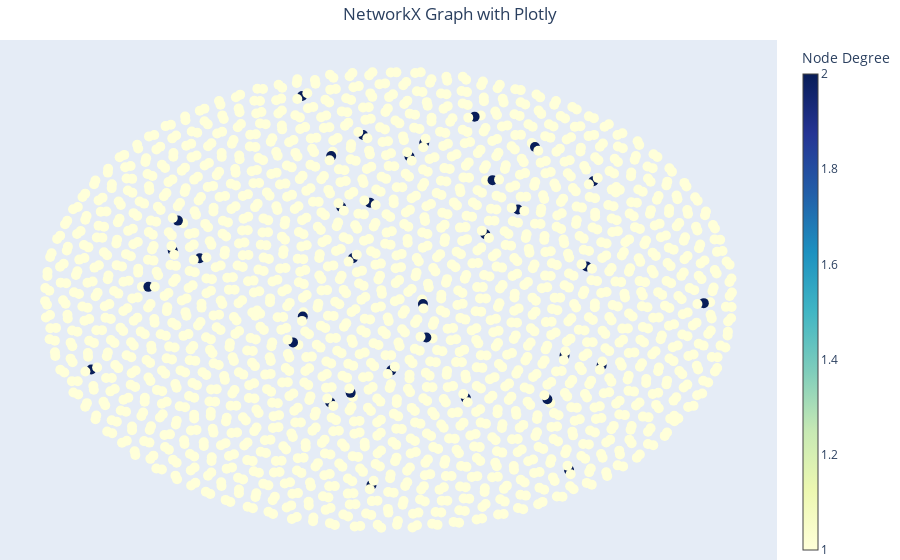

Notebook code for this chart:
### Code cell
import networkx as nx
import plotly.graph_objects as go

# Use a layout for node positions
pos = nx.spring_layout(G, seed=42)

# Extract edge coordinates
edge_x = []
edge_y = []
for edge in G.edges():
    x0, y0 = pos[edge[0]]
    x1, y1 = pos[edge[1]]
    edge_x += [x0, x1, None]  # None separates edges
    edge_y += [y0, y1, None]

edge_trace = go.Scatter(
    x=edge_x, y=edge_y,
    line=dict(width=3, color='gray'),
    hoverinfo='none',
    mode='lines'
)

# Extract node coordinates
node_x = []
node_y = []
for node in G.nodes():
    x, y = pos[node]
    node_x.append(x)
    node_y.append(y)


node_trace = go.Scatter(
    x=node_x, y=node_y,
    mode='markers',
    hoverinfo='text',
    marker=dict(
        showscale=True,
        colorscale='YlGnBu',
        size=10,
        color=[],
        colorbar=dict(
            thickness=15,
            title='Node Degree',
            xanchor='left',
            
        )
    )
)

# Color nodes by degree
node_adjacencies = []
node_text = []
for node, adjacencies in G.adjacency():
    node_adjacencies.append(len(adjacencies))
    node_text.append(f"Node {node} has {len(adjacencies)} connections")

node_trace.marker.color = node_adjacencies
node_trace.text = node_text

# Create figure
fig = go.Figure(data=[edge_trace, node_trace],
             layout=go.Layout(
                title='NetworkX Graph with Plotly',
                title_x=0.5,
                showlegend=False,
                hovermode='closest',
                margin=dict(b=0,l=0,r=0,t=40),
                xaxis=dict(showgrid=False, zeroline=False, showticklabels=False),
                yaxis=dict(showgrid=False, zeroline=False, showticklabels=False)
             )
)

fig.show()

### Figure 1 — Plotly figure (JSON) as saved in the notebook; plotly's stock layout.template omitted (floating-point values rounded to 4 significant figures; data arrays with more than 128 entries replaced by an {"elided": "..."} marker saying what was removed)
{"data": [{"hoverinfo": "none", "line": {"color": "gray", "width": 3}, "mode": "lines", "type": "scatter", "x": {"elided": "3000 float values"}, "y": {"elided": "3000 float values"}}, {"hoverinfo": "text", "marker": {"color": {"elided": "1966 int values"}, "colorbar": {"thickness": 15, "title": {"text": "Node Degree"}, "xanchor": "left"}, "colorscale": [[0, "rgb(255,255,217)"], [0.125, "rgb(237,248,177)"], [0.25, "rgb(199,233,180)"], [0.375, "rgb(127,205,187)"], [0.5, "rgb(65,182,196)"], [0.625, "rgb(29,145,192)"], [0.75, "rgb(34,94,168)"], [0.875, "rgb(37,52,148)"], [1, "rgb(8,29,88)"]], "showscale": true, "size": 10}, "mode": "markers", "text": {"elided": "1966 str values"}, "type": "scatter", "x": {"elided": "1966 float values"}, "y": {"elided": "1966 float values"}}], "layout": {"hovermode": "closest", "margin": {"b": 0, "l": 0, "r": 0, "t": 40}, "showlegend": false, "title": {"text": "NetworkX Graph with Plotly", "x": 0.5}, "xaxis": {"showgrid": false, "showticklabels": false, "zeroline": false}, "yaxis": {"showgrid": false, "showticklabels": false, "zeroline": false}}}
